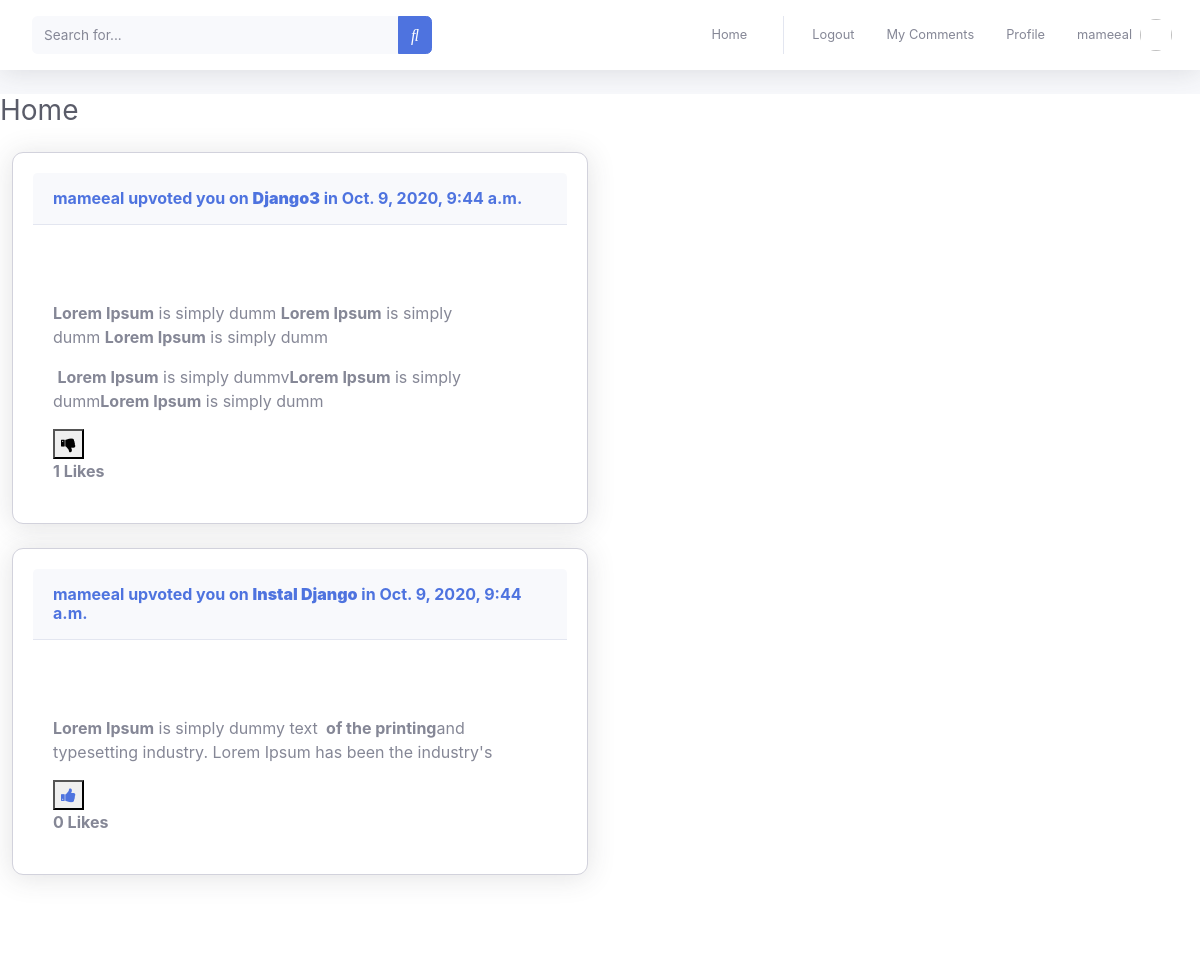
The app's page / (signed in) with its own data.
### TopicComment/models.py (models this page shows, shortened)
class Topic(models.Model):
	user       = models.ForeignKey(User, related_name='user', on_delete=models.CASCADE  )
	topc_title = models.CharField(max_length=100)
	content    = RichTextField(blank=True, null=True)
	created_at = models.DateTimeField(auto_now=True)
	update_at  = models.DateTimeField(auto_now_add=True)
	like      = models.ManyToManyField(User,default=None,blank=True,)
	image = models.ImageField(upload_to='imageTopic/',null=True)

### home/views.py (the view)
# urls.py: path('',alltopic,name='all_topic'),
def alltopic(request):
	topic = Topic.objects.all()
	return render(request,'home.html',{'all_topic':topic})

### home/templates/home.html (shortened to what this page needs)
 {% extends 'main.html' %}
 {% load static %}
{% block content %}
 <div class="d-sm-flex align-items-center justify-content-between mb-4">
            <h1 class="h3 mb-0 text-gray-800">Home</h1>
          </div>
{% for topic in all_topic %}
 <div class="col-lg-6 mb-4">
              <div class="card shadow mb-4 ">
                <div class="card-header py-3">
                  <h6 class="m-0 font-weight-bold text-primary"> {{topic.user}} upvoted you on <a href="{% url 'TopicComment:topic_details' topic.id %}"><strong>{{topic.topc_title}}</strong></a> in  {{topic.created_at}} </h6>
                </div>
                <div class="card-body">
                  <div class="text-center">
                  </div>
                  <p>{{topic.content| safe  }}</p>
                   <form class="form1" action="{% url 'TopicComment:like_topic'  %}" method="POST">
  {% if user not in topic.like.all %}
<button type="submit"><a href=""  > <i class="fa fa-thumbs-up" aria-hidden="true"></i></a></button>
{% else %}
<a href=""><button type="submit"> <i class="fa fa-thumbs-down" aria-hidden="true"></i></button></a>
  {% endif %}
 </form>
 <strong>{{topic.like.all.count}} Likes</strong>
                </div>
              </div>
            </div>
{% endfor %}
{% endblock %}

### templates/main.html (shortened to what this page needs)
{% load static %}
 <!DOCTYPE html>
<html lang="en">
<head>
  <link rel="stylesheet" href="https://stackpath.bootstrapcdn.com/font-awesome/4.7.0/css/font-awesome.min.css">
 <link rel="stylesheet" href="https://cdnjs.cloudflare.com/ajax/libs/font-awesome/4.7.0/css/font-awesome.min.css">
  <link rel="stylesheet" href="https://maxcdn.bootstrapcdn.com/bootstrap/4.3.1/css/bootstrap.min.css">
  <link href="{% static 'css/sb-admin-2.min.css' %}" rel="stylesheet">
<link href="{% static 'css/style.css' %}" rel="stylesheet">
</head>
<body id="page-top">
  <div id="wrapper">
    <div id="content-wrapper" class="d-flex flex-column">
      <div id="content">
        <nav class="navbar navbar-expand navbar-light bg-white topbar mb-4 static-top shadow">
          <form class="d-none d-sm-inline-block form-inline mr-auto ml-md-3 my-2 my-md-0 mw-100 navbar-search">
            <div class="input-group">
              <input type="text" class="form-control bg-light border-0 small" placeholder="Search for..." aria-label="Search" aria-describedby="basic-addon2">
              <div class="input-group-append">
                <button class="btn btn-primary" type="button">
                  <i class="fas fa-search fa-sm"></i>
                </button>
              </div>
            </div>
          </form>
          <ul class="navbar-nav ml-auto">
             <li class="nav-item">
                <a class="nav-link" href="{% url 'home:all_topic' %}">
                  <span class="mr-2 d-none d-lg-inline text-gray-600 small">Home </span>
                </a>
              </li>
            {% if user.is_authenticated %}
              <li class="nav-item">
                <a class="nav-link" href="{% url 'accounts:logout' %}">
                  <span class="mr-2 d-none d-lg-inline text-gray-600 small">Logout</span>
                </a>
              </li>
               <li class="nav-item">
                <a class="nav-link" href="{% url 'TopicComment:all_topic' %}">
                  <span class="mr-2 d-none d-lg-inline text-gray-600 small">My Comments </span>
                </a>
              </li>
             <li class="nav-item">
              <a class="nav-link" href="">
                <span class="mr-2 d-none d-lg-inline text-gray-600 small">Profile</span>
              </a>
            </li>
            <li class="nav-item">
              <a class="nav-link" href="#">
                <span class="mr-2 d-none d-lg-inline text-gray-600 small">{{user.username}}</span>
                <img class="img-profile rounded-circle" src=" {{ profile.image_url|default_if_none:'#' }}">
              </a>
            </li>
 {% endif %}
              </div>
        </div>
      </div>
{% block content %}
{% endblock %}
      <footer class="sticky-footer bg-white">
      </footer>
</body>
</html>

### static/css/style.css (style rules this page uses)
.card { position: relative; display: flex; padding: 20px; flex-direction: column; min-width: 0; word-wrap: break-word; background-color: #fff; background-clip: border-box; border: 1px solid #d2d2dc; border-radius: 11px; -webkit-box-shadow: 0px 0px 5px 0px rgb(249, 249, 250); -moz-box-shadow: 0px 0px 5px 0px rgba(212, 182, 212, 1); box-shadow: 0px 0px 5px 0px rgb(161, 163, 164) }

### records on screen
Topic: user "mameeal", topc_title "Django3", created_at "Oct. 9, 2020, 9:44 a.m.", content "Lorem Ipsum is simply dumm Lorem Ipsum is simply dumm Lorem Ipsum is simply dumm Lorem Ipsum is simply dummv Lorem Ipsum is simply dumm Lorem Ipsum is simply dumm", like.all.count "1"
Topic: user "mameeal", topc_title "Instal Django", created_at "Oct. 9, 2020, 9:44 a.m.", content "Lorem Ipsum is simply dummy text of the printing and typesetting industry. Lorem Ipsum has been the industry's", like.all.count "0"

### other values on screen
{{ user.username }} "mameeal"
